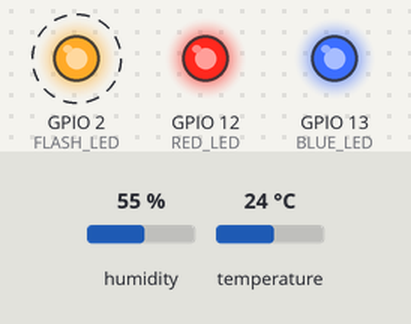
Bench run of a program on a simulated ESP32 board running MicroPython. Parts: output pins drawn as LEDs (lit = HIGH). Wiring (from the project's diagram.json): red LED on GPIO 12, blue LED on GPIO 13, DHT22 sensor on GPIO 15. Dashed ring = blinking. Inputs (shaded band) come from the test bench; at power-on: humidity 55 %, temperature 24 °C. WiFi joins after 1.5 s; no MQTT or app messages arrive unless stated; what the program prints to the serial console is not drawn.

Above: at 1.77 s.
Timing chart, 0 to 4.7 s (numbered marks = the images above):
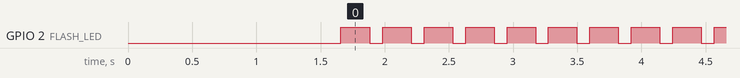

Measured:
- by itself, GPIO 2 (FLASH_LED): alternates HIGH for 0.22 s and LOW for 0.10 s

The program:

main.py
```python
from machine import Pin
from umqtt.simple import MQTTClient
import ujson
import network
import utime as time
import dht


# Device Setup
DEVICE_ID = "wokwi001"

# WiFi Setup
WIFI_SSID       = "Wokwi-GUEST"
WIFI_PASSWORD   = ""

# MQTT Setup
MQTT_BROKER             = "broker.mqttdashboard.com"
MQTT_CLIENT             = DEVICE_ID
MQTT_TELEMETRY_TOPIC    = 'iot/device/{0}/telemetry'.format(DEVICE_ID)
MQTT_CONTROL_TOPIC      = 'iot/device/{0}/control'.format(DEVICE_ID)

# DHT Sensor Setup
DHT_PIN = Pin(15)

# LED/LAMP Setup
RED_LED     = Pin(12, Pin.OUT)
BLUE_LED    = Pin(13, Pin.OUT)
FLASH_LED   = Pin(2, Pin.OUT)
RED_LED.on()
BLUE_LED.on()

# Methods
def did_recieve_callback(topic, message):
  print('\n\nData Recieved! \ntopic = {0}, message = {1}'.format(topic, message))

  if topic == MQTT_CONTROL_TOPIC.encode():
    #Get the command message from json command.
    command_message = ujson.loads(message.decode())["command"]
    if command_message == "lamp/red/on":
      RED_LED.on()
    elif command_message == "lamp/red/off":
      RED_LED.off()
    elif command_message == "lamp/blue/on":
      BLUE_LED.on()
    elif command_message == "lamp/blue/off":
      BLUE_LED.off()
    elif command_message == "lamp/on":
      RED_LED.on()
      BLUE_LED.on()
    elif command_message == "lamp/off":
      RED_LED.off()
      BLUE_LED.off()
    elif command_message == "status":
      global telemetry_data_old
      mqtt_client_publish(MQTT_TELEMETRY_TOPIC, telemetry_data_old)
    else:
      return

    send_led_status()

def mqtt_connect():
    print("Connecting to MQTT broker ...", end="")
    mqtt_client = MQTTClient(MQTT_CLIENT, MQTT_BROKER, user="", password="")
    mqtt_client.set_callback(did_recieve_callback)
    mqtt_client.connect()
    print("Connected.")
    mqtt_client.subscribe(MQTT_CONTROL_TOPIC)
    return mqtt_client

def create_control_json_data(command, command_id):
  #import ujson
  data = ujson.dumps({
    "device_id": DEVICE_ID,
    "command_id": command_id,
    "command": command
  })
  return data

def create_json_data(temperature, humidity):
    data = ujson.dumps({
        "device_id": DEVICE_ID,
        "temp": temperature,
        "humidity": humidity,
        "type": "sensor"
    })
    return data

def mqtt_client_publish(topic, data):
    print("\nUpdating MQTT Broker...")
    mqtt_client.publish(topic, data)
    print(data)

def send_led_status():
    data = ujson.dumps({
        "device_id": DEVICE_ID,
        "red_led": "ON" if RED_LED.value() == 1 else "OFF",
        "blue_led": "ON" if BLUE_LED.value() == 1 else "OFF",
        "type": "lamp"
    })
    mqtt_client_publish(MQTT_TELEMETRY_TOPIC, data)


# Application Logic

# Connect to WiFi
wifi_client = network.WLAN(network.STA_IF)
wifi_client.active(True)
print("Connecting device to WiFi")
wifi_client.connect(WIFI_SSID, WIFI_PASSWORD)

# Wait until WiFi is Connected
while not wifi_client.isconnected():
    print("Connecting")
    time.sleep(0.1)
print("WiFi Connected!")
print(wifi_client.ifconfig())

# Connect to MQTT
mqtt_client = mqtt_connect()
# RED_LED.off()
# BLUE_LED.off()
mqtt_client_publish(MQTT_CONTROL_TOPIC, create_control_json_data('lamp/off', 'DEVICE-RESET-00'))
dht_sensor = dht.DHT22(DHT_PIN)
telemetry_data_old = ""

while True:
    mqtt_client.check_msg()
    print(". ", end="")

    FLASH_LED.on()
    try:
      dht_sensor.measure()
    except:
      pass

    time.sleep(0.2)
    FLASH_LED.off()

    telemetry_data_new = create_json_data(dht_sensor.temperature(), dht_sensor.humidity())

    if telemetry_data_new != telemetry_data_old:
        mqtt_client_publish(MQTT_TELEMETRY_TOPIC, telemetry_data_new)
        telemetry_data_old = telemetry_data_new

    time.sleep(0.1)
```
